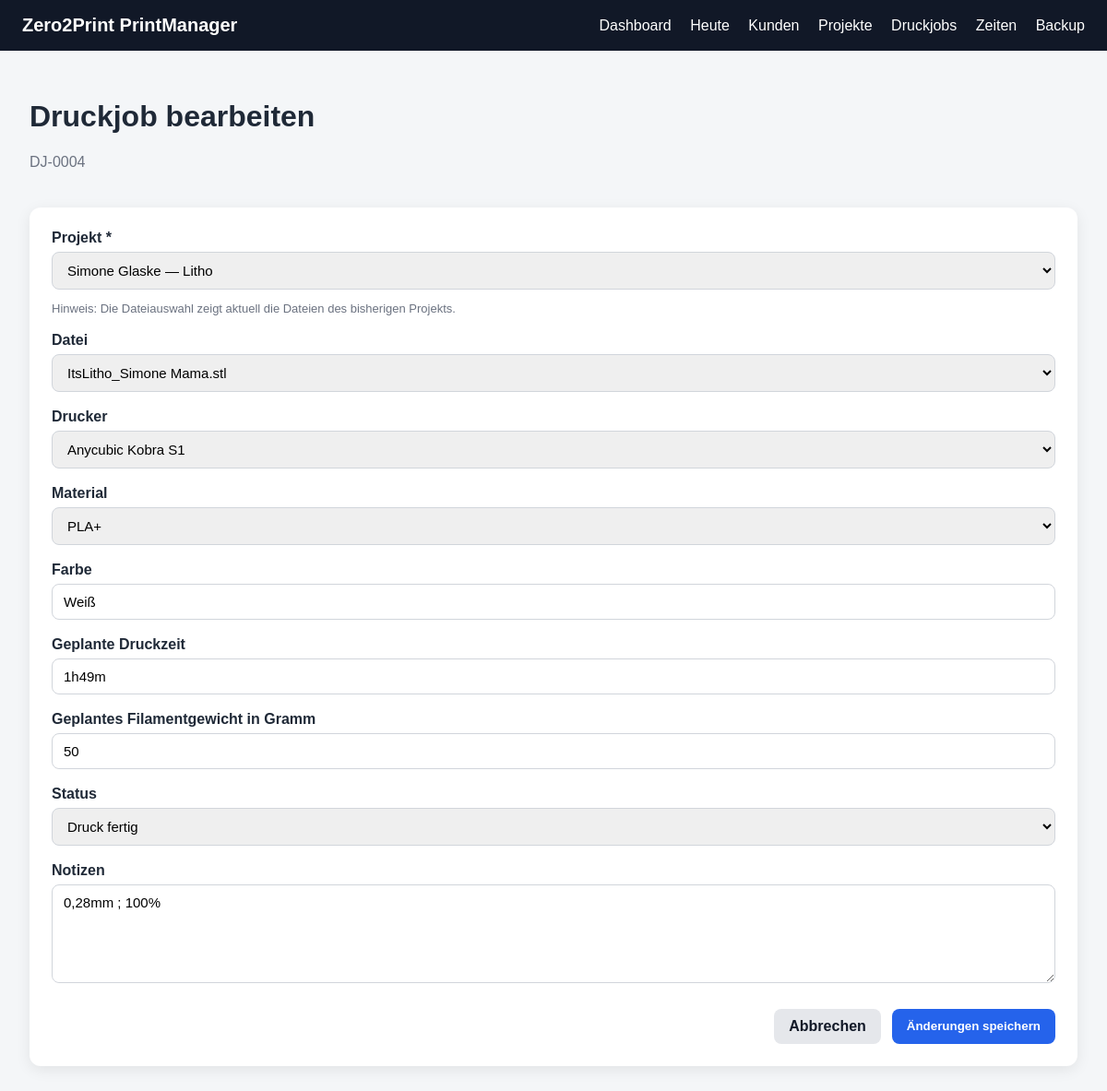
The app's page /jobs/4/edit with its own data.
### app/models.py (models this page shows)
class PrintJob(Base):
    __tablename__ = "print_jobs"
    id = Column(Integer, primary_key=True, index=True)
    project_id = Column(Integer, ForeignKey("projects.id"), nullable=False)
    file_id = Column(Integer, ForeignKey("project_files.id"), nullable=True)
    printer_name = Column(String, nullable=True)
    material = Column(String, nullable=True)
    color = Column(String, nullable=True)
    planned_print_time = Column(String, nullable=True)
    planned_weight_grams = Column(Integer, nullable=True)
    status = Column(String, default="Bereit zum Druck")
    notes = Column(Text, nullable=True)
    created_at = Column(DateTime, default=datetime.utcnow)
    project = relationship("Project", back_populates="print_jobs")
    file = relationship("ProjectFile", back_populates="print_jobs")
    time_entries = relationship(
        "TimeEntry",
        back_populates="print_job"
    )
    checklist = relationship(
        "PrintJobChecklist",
        back_populates="print_job",
        uselist=False,
        cascade="all, delete-orphan"
    )

class Customer(Base):
    __tablename__ = "customers"
    id = Column(Integer, primary_key=True, index=True)
    name = Column(String, nullable=False)
    email = Column(String, nullable=True)
    phone = Column(String, nullable=True)
    note = Column(Text, nullable=True)
    created_at = Column(DateTime, default=datetime.utcnow)
    projects = relationship(
        "Project",
        back_populates="customer",
        cascade="all, delete-orphan"
    )

class ProjectFile(Base):
    __tablename__ = "project_files"
    id = Column(Integer, primary_key=True, index=True)
    project_id = Column(Integer, ForeignKey("projects.id"), nullable=False)
    original_filename = Column(String, nullable=False)
    stored_filename = Column(String, nullable=False)
    file_path = Column(String, nullable=False)
    file_type = Column(String, nullable=True)
    version = Column(String, nullable=True)
    note = Column(Text, nullable=True)
    uploaded_at = Column(DateTime, default=datetime.utcnow)
    project = relationship("Project", back_populates="files")
    print_jobs = relationship(
        "PrintJob",
        back_populates="file"
    )

### app/routes/print_jobs.py (the view)
@router.get("/{job_id}/edit")
def print_job_edit(
    job_id: int,
    request: Request,
    db: Session = Depends(get_db)
):
    job = db.query(PrintJob).filter(PrintJob.id == job_id).first()
    projects = db.query(Project).order_by(Project.created_at.desc()).all()
    if not job:
        return templates.TemplateResponse(
            request=request,
            name="not_found.html",
            context={
                "title": "Nicht gefunden",
                "message": "Druckjob wurde nicht gefunden."
            },
            status_code=404
        )
    project_files = job.project.files
    return templates.TemplateResponse(
        request=request,
        name="print_job_edit.html",
        context={
            "title": "Druckjob bearbeiten",
            "job": job,
            "projects": projects,
            "project_files": project_files,
            "statuses": JOB_STATUSES,
            "printer_presets": PRINTER_PRESETS,
            "material_presets": MATERIAL_PRESETS,
        }
    )

### app/templates/print_job_edit.html (shortened to what this page needs)
{% extends "base.html" %}
{% block content %}
<div class="page-header">
    <div>
        <h1>Druckjob bearbeiten</h1>
        <p class="muted">DJ-{{ "%04d"|format(job.id) }}</p>
    </div>
</div>
<div class="form-card">
    <form method="post" action="/jobs/{{ job.id }}/edit">
        <div class="form-group">
            <label for="project_id">Projekt *</label>
            <select id="project_id" name="project_id" required>
                {% for project in projects %}
                <option value="{{ project.id }}" {% if job.project_id == project.id %}selected{% endif %}>
                    {{ project.customer.name }} — {{ project.name }}
                </option>
                {% endfor %}
            </select>
            <p class="muted small">
                Hinweis: Die Dateiauswahl zeigt aktuell die Dateien des bisherigen Projekts.
            </p>
        </div>
        <div class="form-group">
            <label for="file_id">Datei</label>
            <select id="file_id" name="file_id">
                {% for file in project_files %}
                <option value="{{ file.id }}" {% if job.file_id == file.id %}selected{% endif %}>
                    {{ file.original_filename }}{% if file.version %} — {{ file.version }}{% endif %}
                </option>
                {% endfor %}
            </select>
        </div>
        <div class="form-group">
            <label for="printer_name">Drucker</label>
            <select id="printer_name" name="printer_name">
                {% for printer in printer_presets %}
                <option value="{{ printer }}" {% if job.printer_name == printer %}selected{% endif %}>
                    {{ printer }}
                </option>
                {% endfor %}
            </select>
        </div>
        <div class="form-group">
            <label for="material">Material</label>
            <select id="material" name="material">
                {% for material in material_presets %}
                <option value="{{ material }}" {% if job.material == material or not job.material and material == "PLA+" %}selected{% endif %}>
                    {{ material }}
                </option>
                {% endfor %}
            </select>
        </div>
        <div class="form-group">
            <label for="color">Farbe</label>
            <input type="text" id="color" name="color" value="{{ job.color or '' }}" placeholder="z. B. Schwarz, Weiß, Blau, Rot">
        </div>
        <div class="form-group">
            <label for="planned_print_time">Geplante Druckzeit</label>
            <input type="text" id="planned_print_time" name="planned_print_time" value="{{ job.planned_print_time or '' }}">
        </div>
        <div class="form-group">
            <label for="planned_weight_grams">Geplantes Filamentgewicht in Gramm</label>
            <input type="number" id="planned_weight_grams" name="planned_weight_grams" min="0" step="1" value="{{ job.planned_weight_grams or '' }}">
        </div>
        <div class="form-group">
            <label for="status">Status</label>
            <select id="status" name="status">
                {% for status in statuses %}
                <option value="{{ status }}" {% if job.status == status %}selected{% endif %}>
                    {{ status }}
                </option>
                {% endfor %}
            </select>
        </div>
        <div class="form-group">
            <label for="notes">Notizen</label>
            <textarea id="notes" name="notes" rows="5">{{ job.notes or '' }}</textarea>
        </div>
        <div class="form-actions">
            <a class="btn-secondary" href="/jobs/{{ job.id }}">Abbrechen</a>
            <button class="btn" type="submit">Änderungen speichern</button>
        </div>
    </form>
</div>
{% endblock %}

### app/static/style.css (style rules this page uses)
* { box-sizing: border-box; }
body { margin: 0; font-family: Arial, sans-serif; background: #f4f6f8; color: #1f2937; }
.btn { display: inline-block; border: none; background: #2563eb; color: white; padding: 10px 16px; border-radius: 8px; cursor: pointer; font-weight: bold; margin-top: 0; text-decoration: none; font-family: inherit; }
.page-header { display: flex; justify-content: space-between; align-items: flex-start; margin-bottom: 24px; gap: 16px; }
.muted { color: #6b7280; }
.table-card, .form-card, .empty-state { background: white; border-radius: 12px; padding: 24px; box-shadow: 0 4px 16px rgba(0,0,0,0.08); overflow-x: auto; }
.form-group { margin-bottom: 18px; }
label { display: block; font-weight: bold; margin-bottom: 6px; }
input, textarea, select { width: 100%; padding: 10px 12px; border: 1px solid #d1d5db; border-radius: 8px; font-size: 15px; font-family: inherit; }
.form-actions { display: flex; justify-content: flex-end; gap: 12px; margin-top: 24px; }
.btn-secondary { display: inline-block; background: #e5e7eb; color: #111827; padding: 10px 16px; border-radius: 8px; text-decoration: none; font-weight: bold; font-family: inherit; }
.small { font-size: 13px; }

### records on screen
PrintJob: id "0004", project_id "Simone Glaske — Litho", file_id "ItsLitho_Simone Mama.stl", printer_name "Anycubic Kobra S1", material "PLA+", color "Weiß", planned_print_time "1h49m", planned_weight_grams "50", status "Druck fertig", notes "0,28mm ; 100%"
